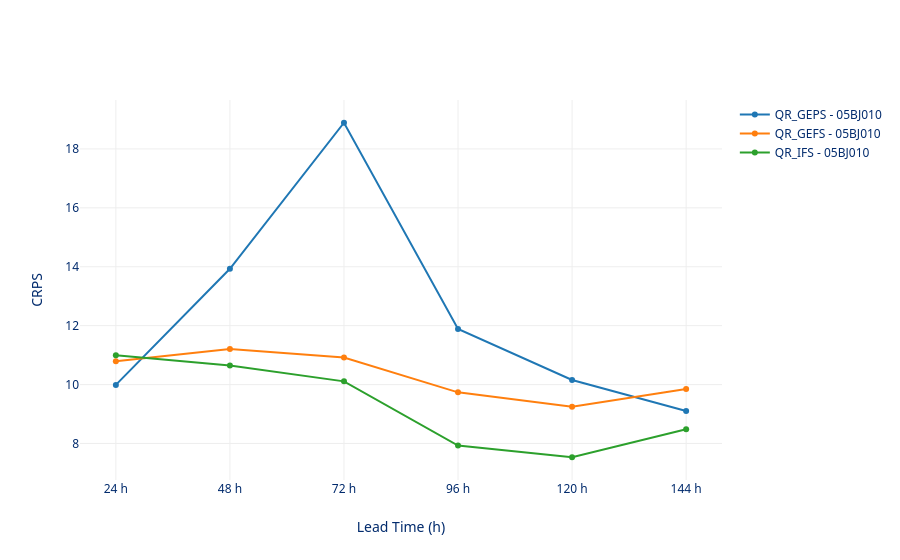

The notebook cell this image was saved under:
### Markdown cell above
### 3 - Looking into the Continuous Ranked Probability Score

Next, we'll look into the results of the continuous ranked probability score. Before you continue to the next section, we'll look into the documentation and do a tutorial on the CRPS for ensemble forecasts. The _veriflow_ package relies on _scores_ (developed by the Bureau of Meteorology, Australia) for computation of various scores. 

1. Read the [API documentation](https://scores.readthedocs.io/en/stable/api.html#scores.probability.crps_for_ensemble) the __crps_for_ensemble__ function, which is used under the hood in _veriflow_. 
2. Run through the [scores tutorial](https://scores.readthedocs.io/en/stable/tutorials/CRPS_for_Ensembles.html) on the __crps_for_ensemble__ function. You can run it in Binder (link on top of the page), or view the static view.


- Q1: what attribute(s) of forecast quality can be measured by the CRPS?

<details>
<summary>Show suggested answers for Q1</summary>
The Continuous Ranked Probability Score (CRPS) is primarily a measure of overall forecast accuracy (quality) for probabilistic forecasts.

The important nuance is that CRPS is a proper scoring rule, meaning it evaluates the entire forecast distribution against the observation. As a result, the score reflects a combination of forecast attributes rather than isolating one attribute.

For probabilistic forecasts, CRPS can be decomposed into components analogous to the Brier Score decomposition:

CRPS=Reliability−Resolution+Uncertainty.

This decomposition shows that:
- Better reliability lowers CRPS.
- Better resolution lowers CRPS.
- Higher inherent uncertainty increases CRPS.

Therefore, CRPS itself is not a measure of reliability or resolution; it is an aggregate measure of forecast accuracy whose value depends on those attributes.

</details>

- Q2: what is the best possible CRPS score?

<details>
<summary>Show suggested answers for Q2</summary>
The best possible outcome of CRPS is 0. In this case the forecast has maximum sharpness: all ensemble members exactly predict the observed outcome.
</details>


- Q3: computing the CRPS over just one realization (i.e. a deterministic forecast) yields the exact same result as computing the ... for a deterministic score?

<details>
<summary>Show suggested answers for Q3</summary>
The absolute error. The CRPS is a probabilistic generalization of the absolute error. When taking the mean of the CRPS over all forecasts, it is equal to the mean absolute error when the number of realizations is 1.
</details>

### Code cell
from verification_plots import crps_plot, scatter_plot, rank_histogram_plot

crps_plot(ods)

### Figure 1 — Plotly figure (JSON) as saved in the notebook; plotly's stock layout.template omitted (floating-point values rounded to 4 significant figures)
{"data": [{"mode": "lines+markers", "name": "QR_GEPS - 05BJ010", "type": "scatter", "x": [24.0, 48.0, 72.0, 96.0, 120.0, 144.0], "y": [9.988, 13.93, 18.89, 11.89, 10.16, 9.1]}, {"mode": "lines+markers", "name": "QR_GEFS - 05BJ010", "type": "scatter", "x": [24.0, 48.0, 72.0, 96.0, 120.0, 144.0], "y": [10.79, 11.21, 10.92, 9.736, 9.25, 9.848]}, {"mode": "lines+markers", "name": "QR_IFS - 05BJ010", "type": "scatter", "x": [24.0, 48.0, 72.0, 96.0, 120.0, 144.0], "y": [10.99, 10.65, 10.11, 7.929, 7.533, 8.481]}], "layout": {"hovermode": "x unified", "xaxis": {"tickmode": "array", "ticktext": ["24 h", "48 h", "72 h", "96 h", "120 h", "144 h"], "tickvals": [24.0, 48.0, 72.0, 96.0, 120.0, 144.0], "title": {"text": "Lead Time (h)"}}, "yaxis": {"title": {"text": "CRPS"}}}}
